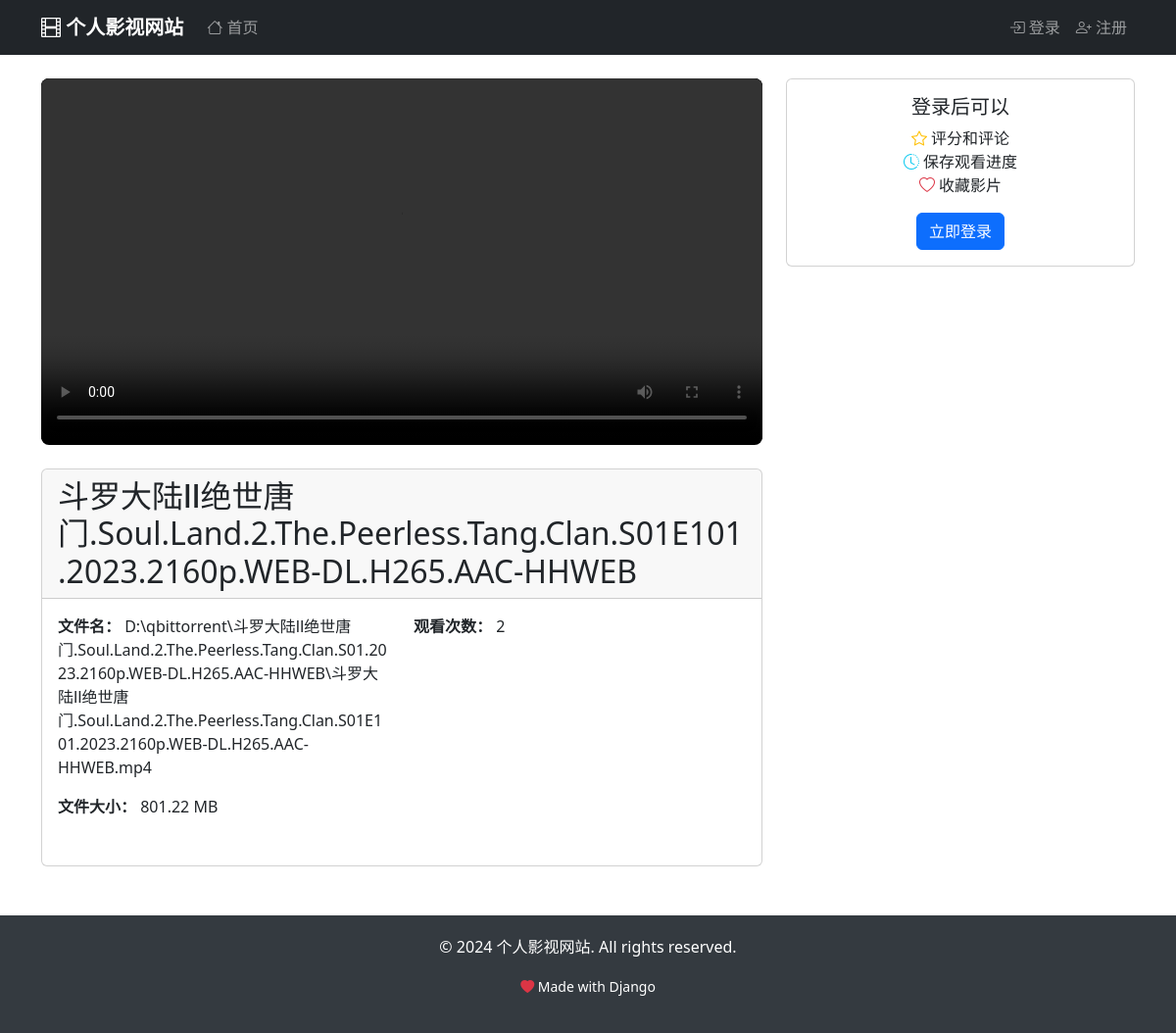
The page /movie/24/ on the database its author committed.
### movies/models.py (models this page shows, shortened)
class Movie(models.Model):
    title = models.CharField(max_length=200, verbose_name='标题')
    file_path = models.CharField(max_length=500, unique=True, verbose_name='文件路径')
    file_size = models.BigIntegerField(verbose_name='文件大小(字节)')
    duration = models.DurationField(null=True, blank=True, verbose_name='时长')
    thumbnail = models.ImageField(upload_to='thumbnails/', null=True, blank=True, verbose_name='缩略图')
    description = models.TextField(blank=True, verbose_name='描述')
    genre = models.CharField(max_length=100, blank=True, verbose_name='类型')
    year = models.PositiveIntegerField(null=True, blank=True, verbose_name='年份')
    rating = models.DecimalField(max_digits=3, decimal_places=1, null=True, blank=True, verbose_name='评分')
    created_at = models.DateTimeField(auto_now_add=True, verbose_name='创建时间')
    updated_at = models.DateTimeField(auto_now=True, verbose_name='更新时间')
    views = models.PositiveIntegerField(default=0, verbose_name='观看次数')
    class Meta:
        verbose_name = '影片'
        verbose_name_plural = '影片'
        ordering = ['-created_at']
    @property
    def file_name(self):
        return os.path.basename(self.file_path)
    @property
    def file_size_mb(self):
        return round(self.file_size / (1024 * 1024), 2)
    def increment_views(self):
        self.views += 1
        self.save(update_fields=['views'])

### movies/views.py (the view, shortened to what this page needs)
# urls.py: path('movie/<int:pk>/', views.movie_detail, name='movie_detail'),
def movie_detail(request, pk):
    movie = get_object_or_404(Movie, pk=pk)
    movie.increment_views()
    watch_history = None
    user_rating = None
    avg_rating = MovieRating.objects.filter(movie=movie).aggregate(Avg('rating'))['rating__avg']
    ratings = MovieRating.objects.filter(movie=movie).select_related('user')
    context = {
        'movie': movie,
        'watch_history': watch_history,
        'user_rating': user_rating,
        'avg_rating': avg_rating,
        'ratings': ratings,
        'rating_form': MovieRatingForm(),
    }
    return render(request, 'movies/movie_detail.html', context)

### templates/movies/movie_detail.html (shortened to what this page needs)
{% extends 'base.html' %}
{% block content %}
<div class="container my-4">
    <div class="row">
        <div class="col-lg-8">
            <div class="video-container mb-4">
                <video id="moviePlayer" class="video-player" controls preload="metadata">
                    <source src="{% url 'serve_video' movie.pk %}" type="video/mp4">
                </video>
            </div>
            <div class="card">
                <div class="card-header">
                    <h2 class="mb-0">{{ movie.title }}</h2>
                </div>
                <div class="card-body">
                    <div class="row mb-3">
                        <div class="col-md-6">
                            <p><strong>文件名：</strong> {{ movie.file_name }}</p>
                            <p><strong>文件大小：</strong> {{ movie.file_size_mb }} MB</p>
                        </div>
                        <div class="col-md-6">
                            <p><strong>观看次数：</strong> {{ movie.views }}</p>
                        </div>
                    </div>
                </div>
            </div>
        </div>
        <div class="col-lg-4">
            {% if user.is_authenticated %}
            <div class="card mb-4">
                <div class="card-header">
                    <h5 class="mb-0">
                        <i class="bi bi-star"></i> 为这部影片评分
                    </h5>
                </div>
                <div class="card-body">
                    <form method="post" action="{% url 'rate_movie' movie.pk %}">
                        {% csrf_token %}
                        <div class="mb-3">
                            {{ rating_form.rating.label_tag }}
                            {{ rating_form.rating }}
                        </div>
                        <div class="mb-3">
                            {{ rating_form.comment.label_tag }}
                            {{ rating_form.comment }}
                        </div>
                        <button type="submit" class="btn btn-primary w-100">
                            <i class="bi bi-send"></i> 提交评分
                        </button>
                    </form>
                    {% if user_rating %}
                    <hr>
                    <div class="alert alert-info">
                        <strong>您的评分：</strong>
                        <div class="rating-stars">
                            {% for i in "12345" %}
                            {% if forloop.counter <= user_rating.rating %}
                            <i class="bi bi-star-fill"></i>
                            {% else %}
                            <i class="bi bi-star"></i>
                            {% endif %}
                            {% endfor %}
                        </div>
                        {% if user_rating.comment %}
                        <p class="mt-2 mb-0">{{ user_rating.comment }}</p>
                        {% endif %}
                    </div>
                    {% endif %}
                </div>
            </div>
            {% if watch_history and watch_history.progress %}
            <div class="card mb-4">
                <div class="card-header">
                    <h5 class="mb-0">
                        <i class="bi bi-clock-history"></i> 观看进度
                    </h5>
                </div>
                <div class="card-body">
                    <p>上次观看到：{{ watch_history.progress }}</p>
                    <button class="btn btn-outline-primary btn-sm" onclick="resumeFromProgress()">
                        <i class="bi bi-play"></i> 继续观看
                    </button>
                </div>
            </div>
            {% endif %}
            {% else %}
            <div class="card mb-4">
                <div class="card-body text-center">
                    <h5>登录后可以</h5>
                    <ul class="list-unstyled">
                        <li><i class="bi bi-star text-warning"></i> 评分和评论</li>
                        <li><i class="bi bi-clock-history text-info"></i> 保存观看进度</li>
                        <li><i class="bi bi-heart text-danger"></i> 收藏影片</li>
                    </ul>
                    <a href="{% url 'login' %}" class="btn btn-primary">立即登录</a>
                </div>
            </div>
            {% endif %}
        </div>
    </div>
</div>
{% endblock %}

### templates/base.html (style rules this page uses)
.video-player { width: 100%; max-height: 70vh; background: #000; }

### templates/movies/movie_detail.html (style rules this page uses)
.video-container { position: relative; background: #000; border-radius: 0.5rem; overflow: hidden; }

### rows shown on the page
Movie: title "斗罗大陆Ⅱ绝世唐门.Soul.Land.2.The.Peerless.Tang.Clan.S01E101.2023.2160p.WEB-DL.H265.AAC-HHWEB", file_name "D:\\qbittorrent\\斗罗大陆Ⅱ绝世唐门.Soul.Land.2.The.Peerless.Tang.Clan.S01.2023.2160p.WEB-DL.H265.AAC-HHWEB\\斗罗大陆Ⅱ绝世唐门.Soul.Land.2.The.Peerless.Tang.Clan.S01E101.2023.2160p.WEB-DL.H265.AAC-HHWEB.mp4", file_size_mb "801.22", views "2"
